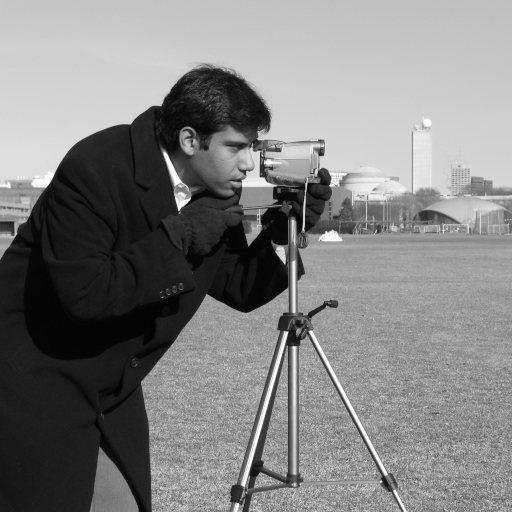
#> input picture ImageProcessing_Chapter3_Toolbox/samples/camera_cc0.png, 512 x 512 px
$ python local_statistics_enhancement.py --input ../samples/camera_cc0.png
#> lines starting #> are read from the running program, lines starting #| are printed output that depends on the picture; after the words box and inside, x2 and y2 are one past the last pixel; in counts of white or black regions, pixels touching at a corner belong together
### ImageProcessing_Chapter3_Toolbox/algorithms/_common.py
"""Shared I/O helpers only. Algorithm mathematics live in each standalone module."""
from __future__ import annotations
from pathlib import Path
import numpy as np
from PIL import Image
from skimage import color, img_as_float


def to_gray_float(image):
    a = np.asarray(image)
    if a.ndim == 3:
        if a.shape[-1] == 4:
            a = a[..., :3]
        a = color.rgb2gray(a)
    a = img_as_float(a).astype(np.float64, copy=False)
    return np.clip(a, 0.0, 1.0)


# [6 lines left out: function normalize01, not called in this run]


def load_gray(path):
#> called with path = '../samples/camera_cc0.png'
    return to_gray_float(Image.open(path))
#> in to_gray_float, a is the input picture: shape (512, 512); min 0, max 255, mean 129.1


def save_gray(path, image):
    p = Path(path); p.parent.mkdir(parents=True, exist_ok=True)
    a = np.clip(np.asarray(image), 0, 1)
    Image.fromarray((a * 255 + 0.5).astype(np.uint8), mode='L').save(p)


def cli_single(apply_fn, description, defaults=None):
    import argparse
    ap = argparse.ArgumentParser(description=description)
    ap.add_argument('--input', help='Input image. If omitted, skimage.data.camera() is used.')
    ap.add_argument('--output', default='output.png')
    ap.add_argument('--params', default='', help='Comma-separated key=value pairs, e.g. gamma=0.5,size=5')
    args = ap.parse_args()
    if args.input:
        im = load_gray(args.input)
    else:
        from skimage import data
        im = to_gray_float(data.camera())
    params = dict(defaults or {})
    if args.params.strip():
        for item in args.params.split(','):
            k, v = item.split('=', 1)
            k=k.strip(); v=v.strip()
            if v.lower() in {'true','false'}: v = v.lower() == 'true'
            else:
                try: v = int(v)
                except ValueError:
                    try: v = float(v)
                    except ValueError: pass
            params[k]=v
    out = apply_fn(im, **params)
    save_gray(args.output, out)
    print(f'Saved: {args.output}')

### ImageProcessing_Chapter3_Toolbox/algorithms/local_statistics_enhancement.py
"""Eq. (3-29): selective enhancement using local mean/std relative to global statistics."""
import numpy as np
from scipy.ndimage import uniform_filter
try:
    from algorithms._common import to_gray_float, cli_single
except ModuleNotFoundError:  # direct execution: python algorithms/<file>.py
    from _common import to_gray_float, cli_single

def apply(image, window=3, C=4.0, k0=0.0, k1=0.4, k2=0.0, k3=0.4):
#> called with window = 3, C = 4, k0 = 0, k1 = 0.4, k2 = 0, k3 = 0.4
    f=to_gray_float(image); n=max(3,int(window)); n += (n+1)%2
    mG=float(f.mean()); sG=float(f.std())
#> after `mG = float(f.mean())`: mG = 0.506
#> after `sG = float(f.std())`: sG = 0.289
    m=uniform_filter(f,size=n,mode='reflect')
    m2=uniform_filter(f*f,size=n,mode='reflect')
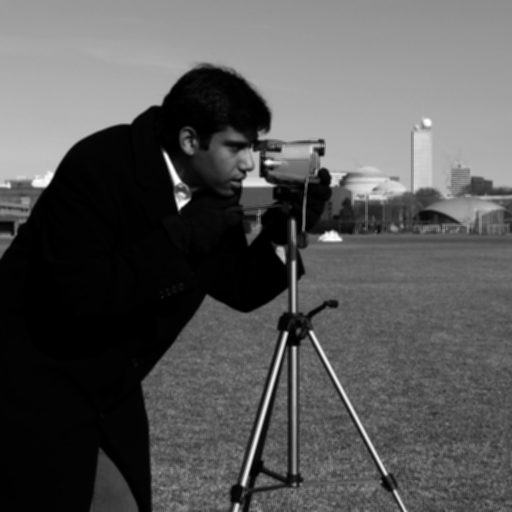
#> m2: shape (512, 512) float64; min 7.52e-05, max 1, mean 0.34
    s=np.sqrt(np.maximum(m2-m*m,0))
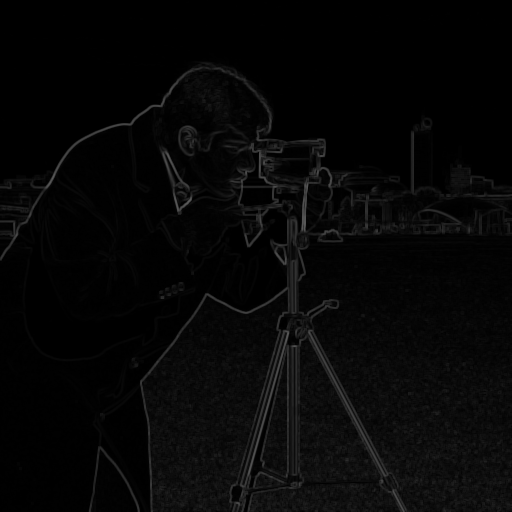
#> s: shape (512, 512) float64; min 0, max 0.364, mean 0.0273
    cond=(m>=float(k0)*mG)&(m<=float(k1)*mG)&(s>=float(k2)*sG)&(s<=float(k3)*sG)
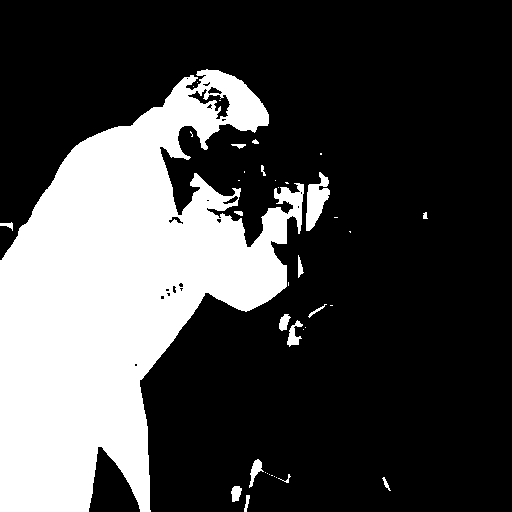
#> cond: shape (512, 512) bool; 27.8% white; 39 white regions (22 under 20 px), largest, box (x1, y1, x2, y2) and area: (0, 69, 304, 512) 71023, (306, 172, 330, 231) 787, (287, 320, 303, 347) 200
    out=f.copy(); out[cond]=float(C)*out[cond]
#> after `out[cond] = float(C) * out[cond]`:
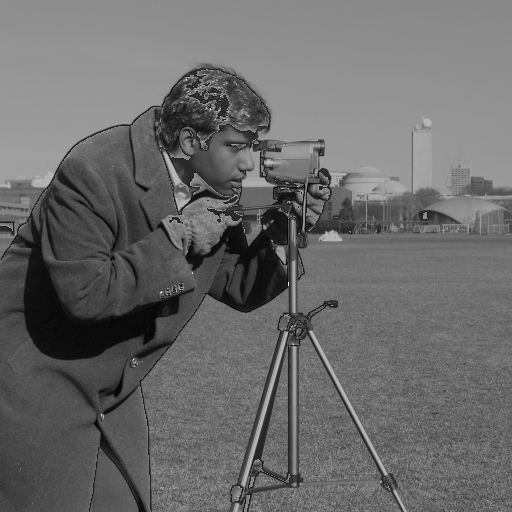
#> out: shape (512, 512) float64; min 0, max 1.4, mean 0.584; drawn with min black and max white
    return np.clip(out,0,1)
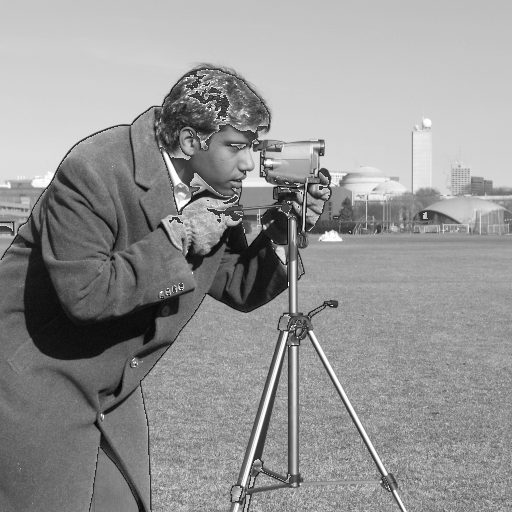
#> returned value: shape (512, 512) float64; min 0, max 1, mean 0.584

if __name__ == '__main__': cli_single(apply, 'Local statistics enhancement', {'window':3,'C':4.0,'k0':0.0,'k1':0.4,'k2':0.0,'k3':0.4})

$ run again, on ImageProcessing_Chapter3_Toolbox/samples/zone_plate_synthetic.png
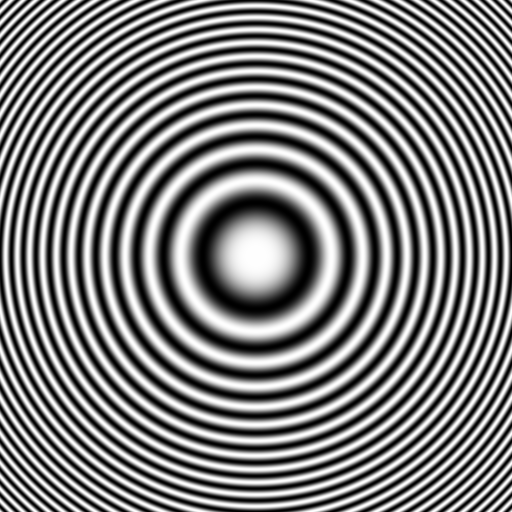
#> input picture ImageProcessing_Chapter3_Toolbox/samples/zone_plate_synthetic.png, 512 x 512 px
#> in to_gray_float, a is the input picture: shape (512, 512); min 0, max 254, mean 126.9
#> mG = 0.497
#> sG = 0.354
#> in apply, `cond=(m>=float(k0)*mG)&(m<=float(k1)*mG)&(s>=float(k2)*sG)&(s<=float(k..`:
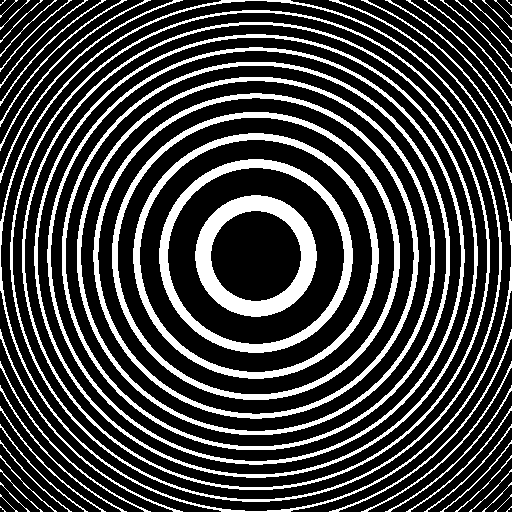
#> cond: shape (512, 512) bool; 25.6% white; 56 white regions (4 under 20 px), largest, box (x1, y1, x2, y2) and area: (195, 195, 317, 317) 5260, (159, 159, 353, 353) 5224, (133, 133, 379, 379) 5180
#> in apply, `out[cond] = float(C) * out[cond]`:
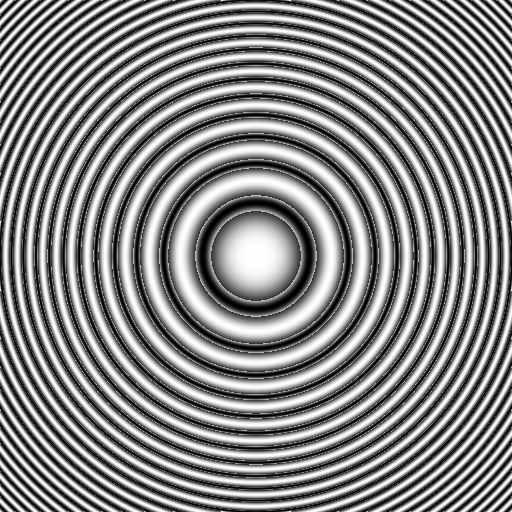
#> out: shape (512, 512) float64; min 0, max 1, mean 0.539; drawn with min black and max white
